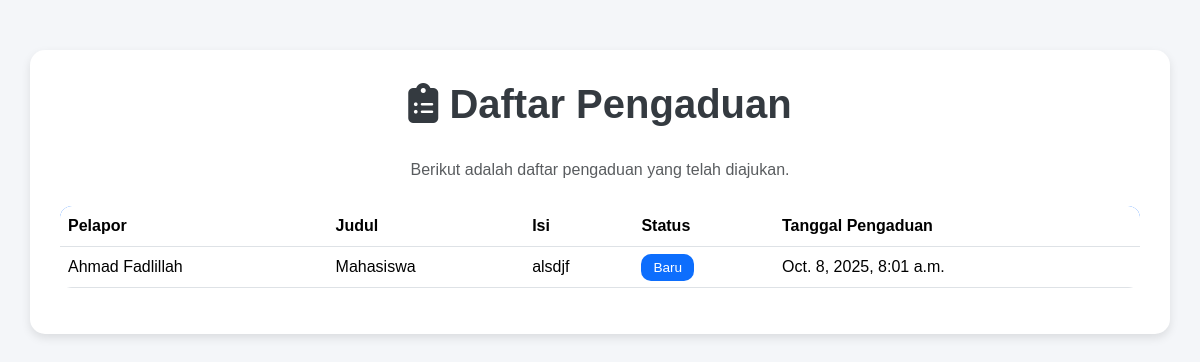
/pengaduan/, run on the app's committed database.
### warga/models.py (models this page shows, shortened)
class Pengaduan(models.Model):
    STATUS_CHOICES = [
        ('BARU', 'Baru'),
        ('DIPROSES', 'Diproses'),
        ('SELESAI', 'Selesai'),
    ]
    pelapor = models.ForeignKey(Warga, on_delete=models.CASCADE, related_name='pengaduan')
    judul = models.CharField(
        max_length=200,
        verbose_name="Judul Pengaduan"
    )
    isi = models.TextField(
        verbose_name="Isi Pengaduan"
    )
    status = models.CharField(max_length=10, choices=STATUS_CHOICES, default='BARU')
    tanggal_pengaduan = models.DateTimeField(
        auto_now_add=True
    )

class Warga(models.Model):
    nik = models.CharField(max_length=16, unique=True, verbose_name="Nomor Induk Kependudukan")
    nama_lengkap = models.CharField(max_length=100, verbose_name="Nama Lengkap")
    alamat = models.TextField(verbose_name="Alamat Tinggal")
    no_telepon = models.CharField(max_length=15, blank=True, verbose_name="Nomor Telepon")
    tanggal_registrasi = models.DateTimeField(auto_now_add=True)

### warga/views.py (the view)
# urls.py: path('pengaduan/', PengaduanListView.as_view(), name='pengaduan-list'),
class PengaduanListView(ListView):
    model = Pengaduan

### warga/templates/warga/pengaduan_list.html (shortened to what this page needs)
<!DOCTYPE html>
<html lang="id">
<head>
    <link href="https://cdn.jsdelivr.net/npm/bootstrap@5.3.3/dist/css/bootstrap.min.css" rel="stylesheet">
    <link href="https://cdnjs.cloudflare.com/ajax/libs/font-awesome/6.5.0/css/all.min.css" rel="stylesheet">
</head>
<body>
<div class="container">
    <h1><i class="fa-solid fa-clipboard-list"></i> Daftar Pengaduan</h1>
    <p class="text-center text-muted mb-4">Berikut adalah daftar pengaduan yang telah diajukan.</p>
    <div class="table-responsive">
        <table class="table align-middle">
            <thead>
                <tr>
                    <th>Pelapor</th>
                    <th>Judul</th>
                    <th>Isi</th>
                    <th>Status</th>
                    <th>Tanggal Pengaduan</th>
                </tr>
            </thead>
            <tbody>
                {% for pengaduan in object_list %}
                <tr>
                    <td>{{ pengaduan.pelapor.nama_lengkap }}</td>
                    <td>{{ pengaduan.judul }}</td>
                    <td>{{ pengaduan.isi }}</td>
                    <td>
                        {% if pengaduan.status == "Selesai" %}
                            <span class="badge-status badge-selesai">Selesai</span>
                        {% elif pengaduan.status == "Proses" %}
                            <span class="badge-status badge-proses">Proses</span>
                        {% else %}
                            <span class="badge-status badge-baru">Baru</span>
                        {% endif %}
                    </td>
                    <td>{{ pengaduan.tanggal_pengaduan }}</td>
                </tr>
                {% empty %}
                <tr>
                    <td colspan="5" class="no-data">Tidak ada pengaduan.</td>
                </tr>
                {% endfor %}
            </tbody>
        </table>
    </div>
</div>
</body>
</html>

### warga/templates/warga/pengaduan_list.html (style rules this page uses)
body { background-color: #f4f6f9; font-family: "Poppins", sans-serif; }
.container { margin-top: 50px; background: #fff; border-radius: 15px; box-shadow: 0 4px 10px rgba(0,0,0,0.1); padding: 30px; }
h1 { color: #343a40; font-weight: 700; text-align: center; margin-bottom: 30px; }
table { border-collapse: collapse; width: 100%; border-radius: 12px; overflow: hidden; }
thead { background-color: #0d6efd; color: #fff; }
td, th { padding: 12px 15px; vertical-align: middle; }
.badge-status { padding: 6px 12px; border-radius: 10px; font-size: 0.85rem; }
.badge-baru { background-color: #0d6efd; color: white; }

### data on the page
Pengaduan: pelapor.nama_lengkap "Ahmad Fadlillah", judul "Mahasiswa", isi "alsdjf", status "Baru", tanggal_pengaduan "Oct. 8, 2025, 8:01 a.m."
